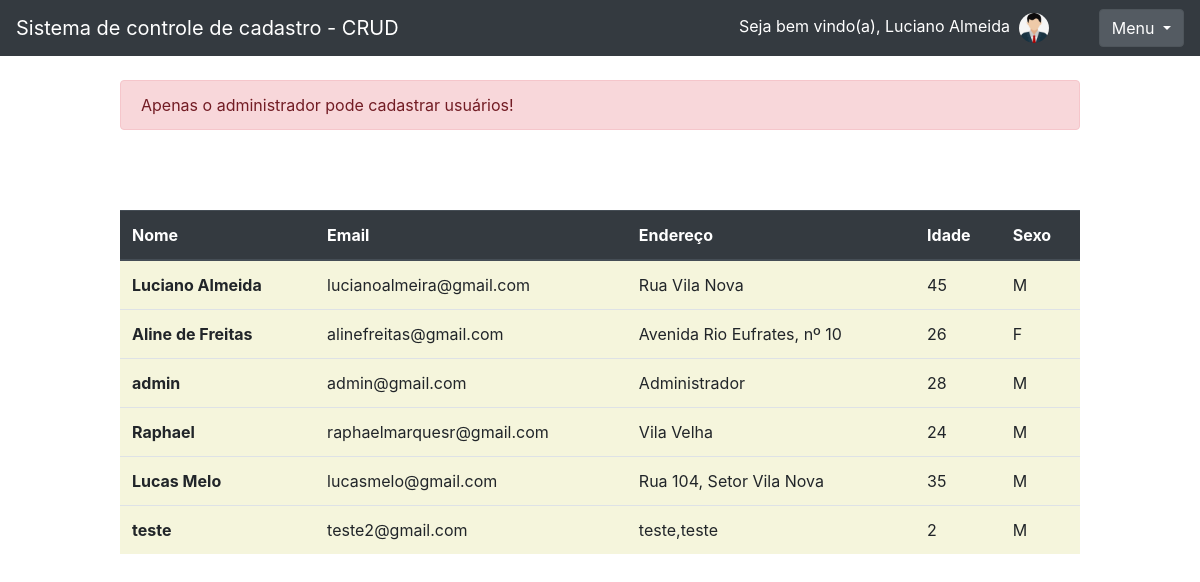
Page /home/home/?status=2 (signed in) on the committed database.
### usuario/models.py (models this page shows)
class Usuario(models.Model):
    img = models.ImageField(upload_to='avatar_usuario', null=True, blank=True)
    nome = models.CharField(max_length=30)
    email = models.EmailField()
    senha = models.CharField(max_length=64)
    endereco = models.CharField(max_length=100)
    idade = models.IntegerField(blank=True, null=True)
    i = (
        ('M', 'masculino'),
        ('F', 'feminino'),
    )
    sexo = models.CharField(max_length=30, choices=i, default='M')
    def __str__(self) -> str:
        return self.nome

### home/views.py (the view)
# urls.py: 2. Add a URL to urlpatterns:  path('', views.home, name='home')
def home(request):
    status = request.GET.get('status')
    usuario = Usuario.objects.get(id = request.session['usuario'])
    usuarios = Usuario.objects.all()
    return render(request, 'home.html', {'usuarios': usuarios,
                                         'usuario': usuario,
                                         'usuario_logado': request.session.get('usuario'),
                                         'status': status})

### home/templates/home.html (shortened to what this page needs)
{% extends 'base.html' %}
{% block 'conteudo' %}
    {% if status == '2'%}
    <br>
    <div style="margin-right: 10%; margin-left: 10%" class="alert alert-danger" role="alert">
        Apenas o administrador pode cadastrar usuários!
    </div>
    {% endif %}
<div style="margin-right: 10%; margin-top: 80px; margin-left: 10% ">
    <table class="table">
        <thead class="thead-dark">
        <tr>
            <th scope="col">Nome</th>
            <th scope="col">Email</th>
            <th scope="col">Endereço</th>
            <th scope="col">Idade</th>
            <th scope="col">Sexo</th>
        </tr>
        </thead>
        <tbody>
        {% for usuario in usuarios %}
        <tr style="background-color: beige">
            <th  scope="row">{{usuario}}</th>
            <td>{{usuario.email}}</td>
            <td>{{usuario.endereco}}</td>
            <td>{{usuario.idade}}</td>
            <td>{{usuario.sexo}}</td>
        </tr>
        {% endfor %}
        </tbody>
    </table>
</div>
{% endblock %}

### template/base.html (shortened to what this page needs)
<!doctype html>
<html lang="pt-BR">
<head>
    <link rel="stylesheet" href="https://cdn.jsdelivr.net/npm/bootstrap@4.5.3/dist/css/bootstrap.min.css">
    {% load static %}
    <nav class="navbar navbar-dark bg-dark">
        <a class="navbar-brand" href="{% url 'login' %}">Sistema de controle de cadastro - CRUD</a>
        {% if usuario_logado %}
        <div style="width: 50%; text-align: right" class="navbar-brand-sm">
            <a style="color: white">Seja bem vindo(a), {{usuario}}</a>
            {% if usuario.sexo == 'M' %}
                <img style="width: 5%; border-radius: 100%; margin-left: 5px" src="{% static 'AvatarUsuario.jpg' %}">
            {% else %}
                <img style="width: 5%; border-radius: 100%; margin-left: 5px" src="{% static 'AvatarUsuarioFeminino.jpg' %}">
            {% endif %}
        </div>
        <div class="dropdown show">
            <a class="btn btn-secondary dropdown-toggle" href="#" role="button" id="dropdownMenuLink" data-toggle="dropdown" aria-haspopup="true" aria-expanded="false">
                Menu
            </a>
        </div>
        {% endif %}
    </nav>
</head>
<body>
{% block 'conteudo' %} {% endblock %}
</body>
</html>

### rows in the picture
Usuario: nome "Luciano Almeida", email "lucianoalmeira@gmail.com", endereco "Rua Vila Nova", idade "45", sexo "M"
Usuario: nome "Aline de Freitas", email "alinefreitas@gmail.com", endereco "Avenida Rio Eufrates, nº 10", idade "26", sexo "F"
Usuario: nome "admin", email "admin@gmail.com", endereco "Administrador", idade "28", sexo "M"
Usuario: nome "Raphael", email "raphaelmarquesr@gmail.com", endereco "Vila Velha", idade "24", sexo "M"
Usuario: nome "Lucas Melo", email "lucasmelo@gmail.com", endereco "Rua 104, Setor Vila Nova", idade "35", sexo "M"
Usuario: nome "teste", email "teste2@gmail.com", endereco "teste,teste", idade "2", sexo "M"
